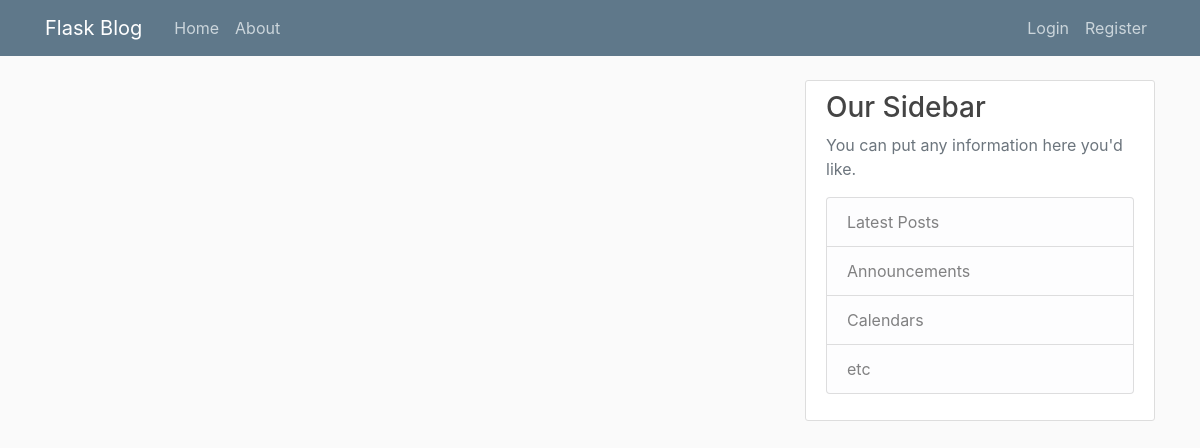
Page /home on the earlier database version.
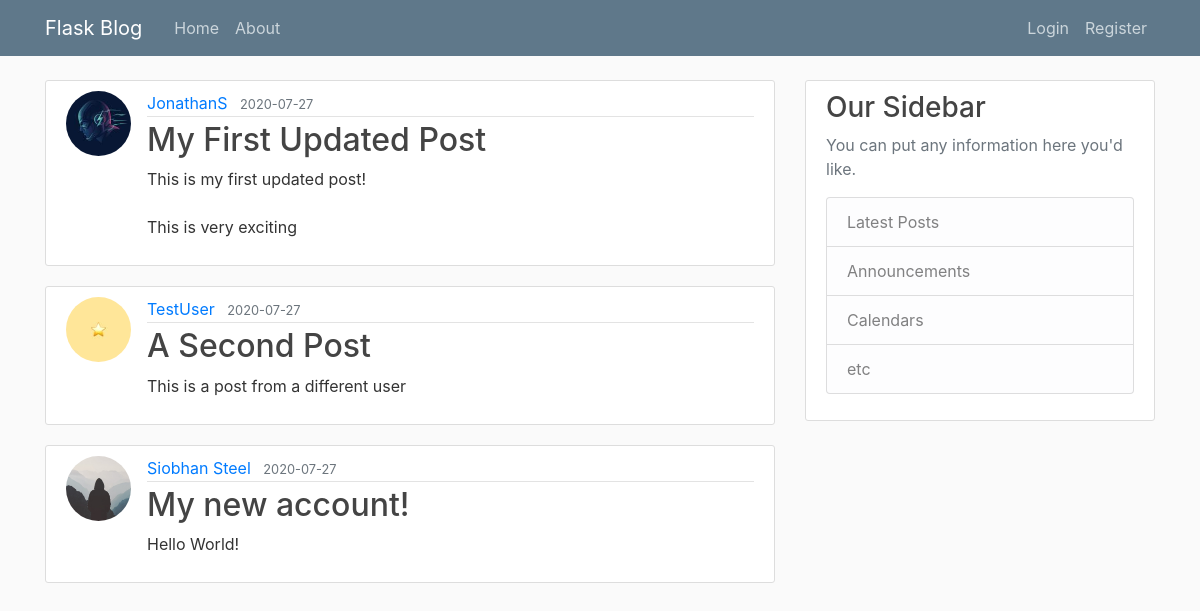
Same page on the later database version.
### flaskblog/models.py (models this page shows, shortened)
class Post(db.Model):
    id = db.Column(db.Integer, primary_key=True)
    title = db.Column(db.String(100), nullable=False)
    date_posted = db.Column(db.DateTime, nullable=False, default=datetime.utcnow)
    content = db.Column(db.Text, nullable=False)
    user_id = db.Column(db.Integer, db.ForeignKey('user.id'), nullable=False)

class User(db.Model, UserMixin):
    id = db.Column(db.Integer, primary_key=True)
    username = db.Column(db.String(20), unique=True, nullable=False)
    email = db.Column(db.String(120), unique=True, nullable=False)
    image_file = db.Column(db.String(20), nullable=False, default='default.jpg')
    password = db.Column(db.String(60), nullable=False)
    posts = db.relationship('Post', backref='author', lazy=True)

### flaskblog/routes.py (the view)
@app.route("/")
@app.route("/home")
def home():
    posts = Post.query.all()
    return render_template('home.html', posts=posts)

### flaskblog/templates/home.html
{% extends "layout.html" %}
{% block content %}
    {% for post in posts %}
        <article class="media content-section">
            <img class="rounded-circle article-img" src="{{ url_for('static', filename='profile_pics/' + post.author.image_file) }}" alt="">
            <div class="media-body">
            <div class="article-metadata">
                <a class="mr-2" href="#">{{ post.author.username }}</a>
                <small class="text-muted">{{ post.date_posted.strftime('%Y-%m-%d') }}</small>
            </div>
            <h2><a class="article-title" href="{{ url_for('post', post_id=post.id) }}">{{ post.title }}</a></h2>
            <p class="article-content">{{ post.content }}</p>
            </div>
        </article>
    {% endfor %}
{% endblock content %}

### flaskblog/templates/layout.html (shortened to what this page needs)
<!DOCTYPE html>
<html lang="en">
<head>
    <link rel="stylesheet" href="https://stackpath.bootstrapcdn.com/bootstrap/4.5.0/css/bootstrap.min.css">
    <link rel="stylesheet" type="text/css" href="{{ url_for('static', filename='main.css') }}">
</head>
<body>
    <header class="site-header">
        <nav class="navbar navbar-expand-md navbar-dark bg-steel fixed-top">
        <div class="container">
            <a class="navbar-brand mr-4" href="/">Flask Blog</a>
            <div class="collapse navbar-collapse" id="navbarToggle">
            <div class="navbar-nav mr-auto">
                <a class="nav-item nav-link" href="{{ url_for('home') }}">Home</a>
                <a class="nav-item nav-link" href="{{ url_for('about') }}">About</a>
            </div>
            <div class="navbar-nav">
                {% if current_user.is_authenticated %}
                    <a class="nav-item nav-link" href="{{ url_for('new_post') }}">New Post</a>
                    <a class="nav-item nav-link" href="{{ url_for('account') }}">Account</a>
                    <a class="nav-item nav-link" href="{{ url_for('logout') }}">Logout</a>
                {% else %}
                    <a class="nav-item nav-link" href="{{ url_for('login') }}">Login</a>
                    <a class="nav-item nav-link" href="{{ url_for('register') }}">Register</a>
                {% endif %}
            </div>
            </div>
        </div>
        </nav>
    </header>
    <main role="main" class="container">
    <div class="row">
        <div class="col-md-8">
            {% block content %}{% endblock %}
        </div>
        <div class="col-md-4">
        <div class="content-section">
            <h3>Our Sidebar</h3>
            <p class='text-muted'>You can put any information here you'd like.
            <ul class="list-group">
                <li class="list-group-item list-group-item-light">Latest Posts</li>
                <li class="list-group-item list-group-item-light">Announcements</li>
                <li class="list-group-item list-group-item-light">Calendars</li>
                <li class="list-group-item list-group-item-light">etc</li>
            </ul>
            </p>
        </div>
        </div>
    </div>
    </main>
</body>
</html>

### flaskblog/static/main.css (style rules this page uses)
body { background: #fafafa; color: #333333; margin-top: 5rem; }
h1, h2, h3, h4, h5, h6 { color: #444444; }
.bg-steel { background-color: #5f788a; }
.site-header .navbar-nav .nav-link { color: #cbd5db; }
.content-section { background: #ffffff; padding: 10px 20px; border: 1px solid #dddddd; border-radius: 3px; margin-bottom: 20px; }
.article-title { color: #444444; }
.article-content { white-space: pre-line; }
.article-img { height: 65px; width: 65px; margin-right: 16px; }
.article-metadata { padding-bottom: 1px; margin-bottom: 4px; border-bottom: 1px solid #e3e3e3 }

Differences in the rows shown:
added Post: image_file (picture), author.username "JonathanS", date_posted "2020-07-27", title "My First Updated Post", content "This is my first updated post! This is very exciting"
added Post: image_file (picture), author.username "TestUser", date_posted "2020-07-27", title "A Second Post", content "This is a post from a different user"
added Post: image_file (placeholder picture), author.username "Siobhan Steel", date_posted "2020-07-27", title "My new account!", content "Hello World!"
